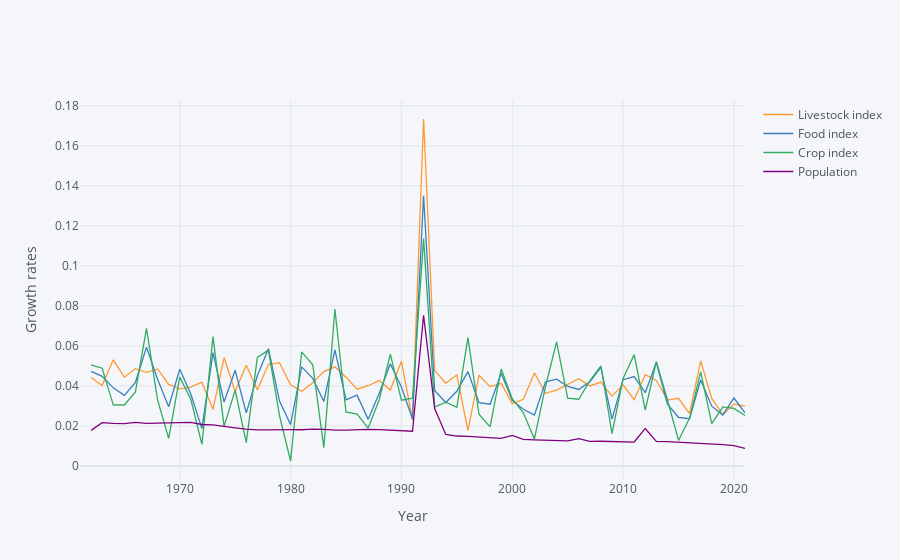

Write notebook code for a chart like this one.
### Markdown cell above
And here in growth rates:

### Code cell
np.log(food).diff().iplot(xTitle="Year",yTitle="Growth rates")
